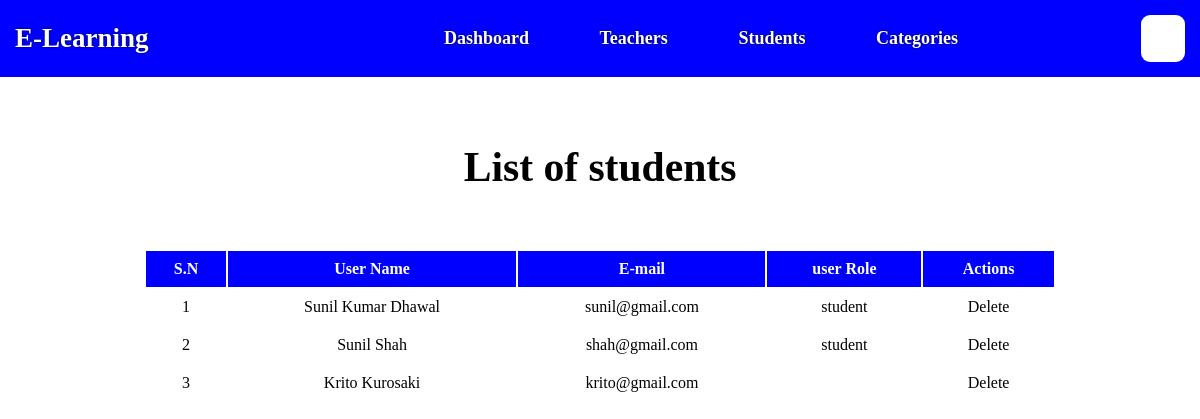
The page /admin/students.php on the database its author committed.
### tables this page shows
CREATE TABLE IF NOT EXISTS `students` (
  `stud_id` int NOT NULL AUTO_INCREMENT,
  `fullname` varchar(50) NOT NULL,
  `email` varchar(50) NOT NULL,
  `password` varchar(50) NOT NULL,
  `confirmpassword` varchar(50) NOT NULL,
  `userrole` varchar(8) NOT NULL,
  PRIMARY KEY (`stud_id`)
);

### admin/students.php (the view, shortened to what this page needs)
<!DOCTYPE html>
<html lang="en">
<head>
</head>
<body>
    <?php
        include_once "nav.php";
    ?>
    <h3 class="section-title">List of students</h3>
    <section class="details">
    <table>
        <thead>
            <tr>
                <th>S.N</th>
                <th>User Name</th>
                <th>E-mail</th>
                <th>user Role</th>
                <th colspan="2">Actions</th>
            </tr>
        </thead>
        <tbody>
    <?php
    include "../includes/db.php";
    $sql = "SELECT * FROM `students`";
    $result = mysqli_query($conn, $sql);
    $sn = 1;
    while($row = mysqli_fetch_assoc($result)){
        ?>
        <tr>
            <td><?php echo $sn; ?></td>
            <td><?php echo $row['fullname']; ?></td>
            <td><?php echo $row['email']; ?></td>
            <td><?php echo $row['userrole']; ?></td>
            <td>Delete</td>
        </tr>
        <?php
        $sn++;
    }
    ?>
</body>
</html>

### css/style.css (style rules this page uses)
* { margin: 0; padding: 0; box-sizing: border-box; }
.section-title { text-align: center; font-size: 2.6rem; padding: 30px; margin-top: 36px; }

### admin/students.php (style rules this page uses)
.details { display: flex; justify-content: center; padding: 19px; margin-bottom: 155px; }
.details table { width:80%; }
.details table , th, td { border-collapse: none; padding:9px; text-align:center; }
.details table thead { background:blue; color: white; }

### rows shown on the page
students: fullname "Sunil Kumar Dhawal", email "sunil@gmail.com", userrole "student"
students: fullname "Sunil Shah", email "shah@gmail.com", userrole "student"
students: fullname "Krito Kurosaki", email "krito@gmail.com"
